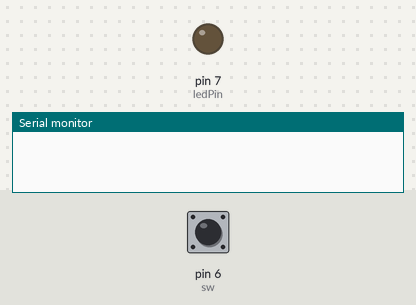
A sketch run on a simulated Arduino Uno, built with avr-gcc and run on an emulated ATmega328P. On the bench: output pins drawn as LEDs (lit = HIGH), the last lines printed to the serial monitor. The test bench sets the inputs (shaded band); at power-on: pin 6 (sw) LOW.

Above: at 1.2 s.
1.3 s: pin 6 (sw) pulled HIGH for 0.15 s
At 1.37 s:
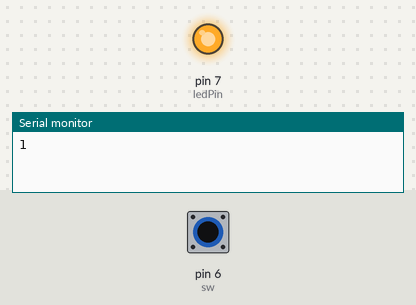
2.9 s: pin 6 (sw) pulled HIGH for 3.2 s
At 6.5 s:
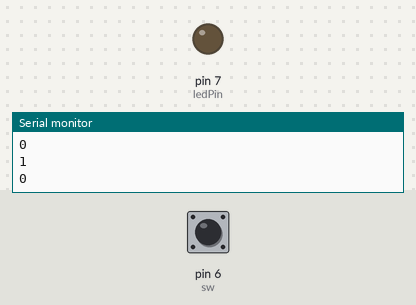
Timing chart, 0 to 8.0 s (numbered marks = the images above; inputs shaded):
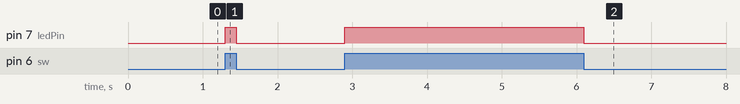

Measured:
- after the input at 1.3 s, pin 7 (ledPin): LOW → HIGH at once, → LOW 0.15 s later
- after the input at 2.9 s, pin 7 (ledPin): LOW → HIGH at once, → LOW 3.2 s later

The sketch:

Library_Arduino_uno_r3_0011_Touch_Capacitive_Switch.ino
```cpp
int sw = 6; // ประกาศตัวแปรให้สวิตซ์อยู่ที่ ขาที่ 6
int val = 0;
int ledPin = 7; // ประกาศตัวแปรให้ LED อยู่ที่ ขาที่ 7
int I = 0;
void setup() {
  pinMode(ledPin, OUTPUT);
  Serial.begin(9600);
}
void loop() {
  val = digitalRead(sw);
  //Serial.println(val);
  if (I != val) {
    I = val;
    if (val == 1) {
      digitalWrite(ledPin, HIGH); // ถ้าค่า val เท่ากับ 1 สั่งให้ LED ติด
      Serial.println("1");
    }
    if (val == 0) {
      digitalWrite(ledPin, LOW); // ถ้าค่า val ไม่ใช่ 1 สั่งให้ LED ดับ
      Serial.println("0");
    }
  }
}
```
